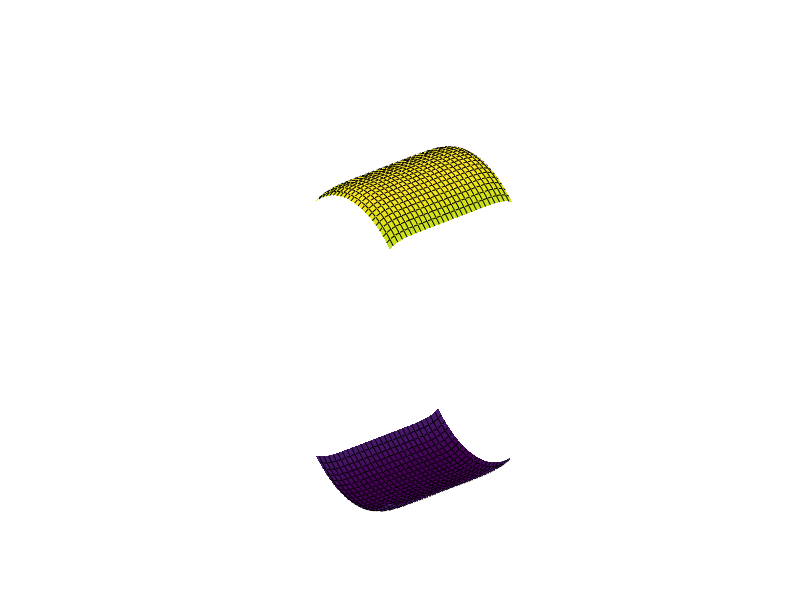

The MATLAB source for this figure:
%% Hatze's elliptic octo-paraboloid
%
% I think.
% Not much of a head.

%% One quarter

a = 5;
b = 6;
c = 8;

N = 10;
yrange = linspace(0,b,N);
xmax = a*sqrt(1-(yrange/b).^2);

y = repmat(yrange,[N 1]);
x = nan(size(y));
for ii = 1:N
  x(ii,:) = linspace(xmax(ii),0,N)';
end

k = sqrt(1-(y/b).^2);
z = c*k.*(1-(x./a).^8);

figure(1); clf; hold on
surf(x,y,z)
view(3)

%% All eight "quadrants"

a = 5;
b = 5;
c = 8;

kf = @(y)   sqrt(1-(y/b).^2);
zf = @(x,y) c*kf(y).*(1-(x./a).^8);

[xx,yy] = meshgrid(linspace(-a,a,40),linspace(-b,b,40));

zz = zf(xx,yy);

figure(1); clf; hold on
set(gcf,'color','white')

% offset by [1;2;3] -- change this to suit!!
surf(1+xx,2+yy,3+zz)
surf(1+xx,2+yy,3-zz)

axis equal
axis off
view(3)
zoom(3)